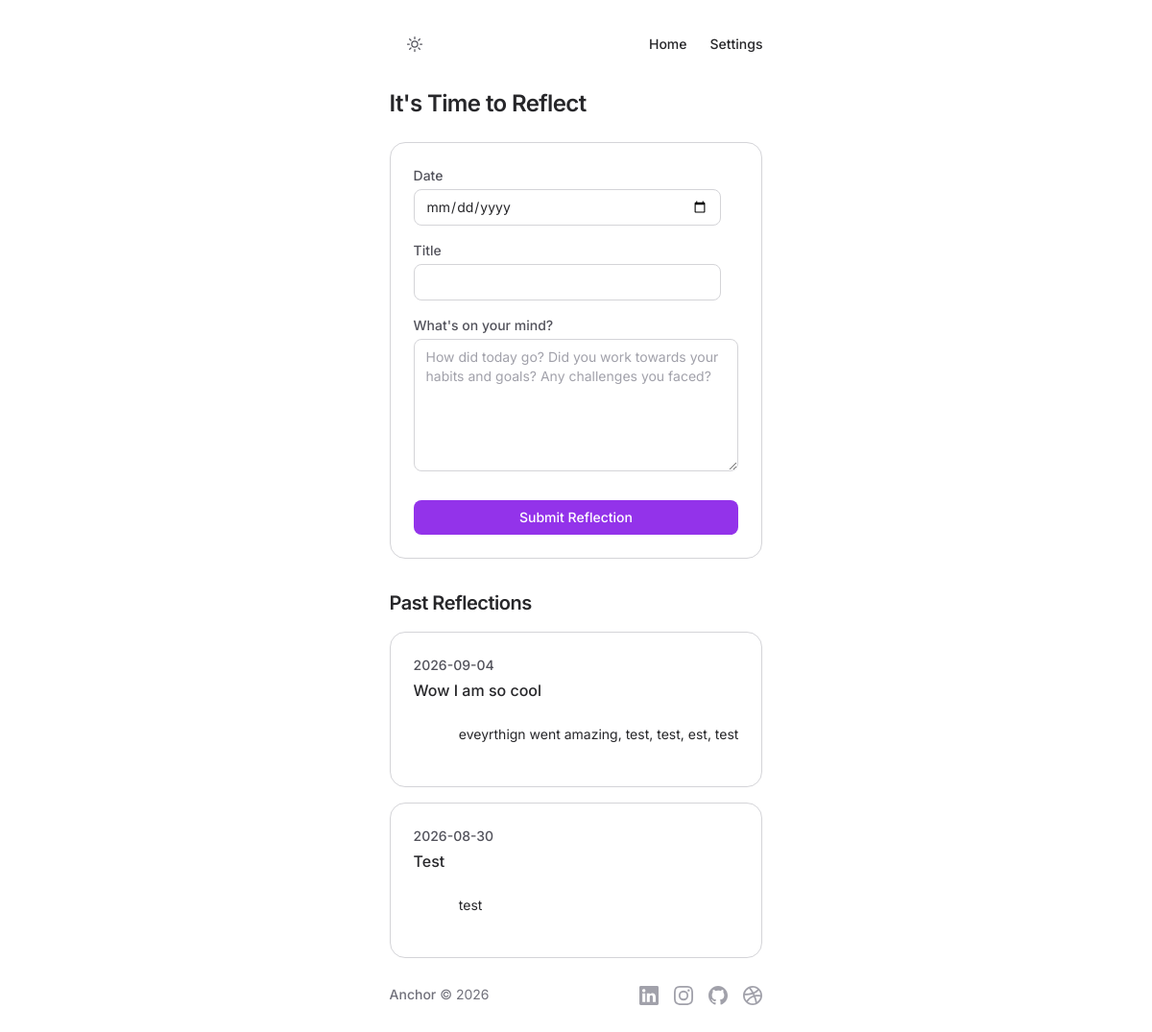
Page /reflect (signed in) on the committed database.
### tables this page shows
CREATE TABLE reflections (
id INTEGER PRIMARY KEY AUTOINCREMENT NOT NULL,
user_id INTEGER NOT NULL,
title TEXT NOT NULL,
date TEXT NOT NULL,
content TEXT NOT NULL);

### app.py (the view)
@app.route("/reflect", methods=["GET", "POST"])
def reflect():
    db = get_db()
    if request.method == "POST":
        try:
            db.execute("INSERT INTO reflections (user_id, title, date, content) VALUES (?, ?, ?, ?)",
                       (session["user_id"], request.form.get("title"), request.form.get("date"), request.form.get("content")))
        except sqlite3.IntegrityError:
            return apology("something went wrong saving this reflection")
        db.commit()
        return apology("Reflection save successful!", error="success")
    else:
        reflections = db.execute("SELECT * FROM reflections WHERE user_id = ? ORDER BY date DESC", (session["user_id"],)).fetchall()
        return render_template("reflection.html", reflections=reflections)

### app.py (called while the page is built)
@app.after_request
def after_request(response):
    response.headers["Cache-Control"] = "no-cache, no-store, must-revalidate"
    response.headers["Expires"] = 0
    response.headers["Pragma"] = "no-cache"
    return response

@app.context_processor
def inject_user():
    return dict(username=session.get("username"))

### helpers.py (called while the page is built)
def get_db():
    if "db" not in g:
        g.db = sqlite3.connect(DATABASE)
        g.db.row_factory = sqlite3.Row
    return g.db

### templates/reflection.html (shortened to what this page needs)
{% extends "layout.html" %}
{% block main %}
<div class="col-span-12">
  <div class="mb-6 flex flex-wrap items-center justify-between gap-6">
    <h1 class="text-2xl font-semibold tracking-tight text-text dark:text-text-dark">
      It's Time to Reflect
    </h1>
  </div>
  <div class="mb-8 rounded-2xl border border-border bg-surface p-6 dark:border-border-dark dark:bg-surface-dark">
    <form action="/reflect" method="post" class="flex flex-col gap-4">
      <div>
        <label for="reflection_date" class="mb-1 block text-sm font-medium text-text-muted dark:text-text-dark">
          Date
        </label>
        <input
          id="reflection_date"
          name="date"
          type="date"
          required
          value="{{ today }}"
          class="w-full max-w-xs rounded-lg border border-border bg-surface px-3 py-2 text-sm text-text outline-none focus:border-brand focus:ring-2 focus:ring-brand/30 dark:border-border-dark dark:bg-surface-dark dark:text-text-dark"
        />
      </div>
      <div>
        <label for="reflection_title" class="mb-1 block text-sm font-medium text-text-muted dark:text-text-dark">
          Title
        </label>
        <input
          id="reflection_title"
          name="title"
          type="text"
          required
          class="w-full max-w-xs rounded-lg border border-border bg-surface px-3 py-2 text-sm text-text outline-none focus:border-brand focus:ring-2 focus:ring-brand/30 dark:border-border-dark dark:bg-surface-dark dark:text-text-dark"
        />
      </div>
      <div>
        <label for="content" class="mb-1 block text-sm font-medium text-text-muted dark:text-text-dark">
          What's on your mind?
        </label>
        <textarea
          id="content"
          name="content"
          rows="6"
          required
          placeholder="How did today go? Did you work towards your habits and goals? Any challenges you faced?"
          class="w-full resize-y rounded-lg border border-border bg-surface px-3 py-2 text-sm text-text outline-none placeholder:text-text-translucent focus:border-brand focus:ring-2 focus:ring-brand/30 dark:border-border-dark dark:bg-surface-dark dark:text-text-dark"
        ></textarea>
      </div>
      <button
        type="submit"
        class="mt-2 w-full rounded-lg bg-brand px-4 py-2 text-sm font-medium text-white transition hover:bg-brand-hover active:opacity-80 sm:w-auto"
      >
        Submit Reflection
      </button>
    </form>
  </div>
  <h2 class="mb-4 text-xl font-semibold tracking-tight text-text dark:text-text-dark">
    Past Reflections
  </h2>
  <div>
    {% if reflections %}
      <div class="flex flex-col gap-4">
        {% for reflection in reflections %}
        <div class="flex flex-col gap-1 rounded-2xl border border-border bg-surface p-6 dark:border-border-dark dark:bg-surface-dark">
          <span class="text-sm font-medium text-text-muted dark:text-text-translucent">
            {{ reflection.date }}
          </span>
          <p class="font-medium text-text dark:text-text-dark">
            {{ reflection.title }}
          </p>
          <p class="whitespace-pre-wrap text-sm text-text dark:text-text-dark">
            {{ reflection.content }}
          </p>
        </div>
        {% endfor %}
      </div>
    {% endif %}
  </div>
</div>
{% endblock %}

### rows in the picture
reflections: date "2026-09-04", title "Wow I am so cool", content "eveyrthign went amazing, test, test, est, test"
reflections: date "2026-08-30", title "Test", content "test"
